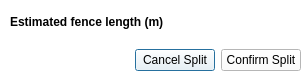
<?xml version="1.0" encoding="UTF-8"?>
<ui version="4.0">
    <class>SplitPaddockDialogBase</class>
    <widget class="QDialog" name="SplitPaddockDialogBase">
        <property name="geometry">
            <rect>
                <x>0</x>
                <y>0</y>
                <width>308</width>
                <height>76</height>
            </rect>
        </property>
        <property name="windowTitle">
            <string>Split Paddock</string>
        </property>
        <property name="windowOpacity">
            <double>0.800000000000000</double>
        </property>
        <property name="styleSheet">
            <string notr="true">background-color: rgb(255, 255, 255);</string>
        </property>
        <widget class="QWidget" name="verticalLayoutWidget">
            <property name="geometry">
                <rect>
                    <x>10</x>
                    <y>0</y>
                    <width>291</width>
                    <height>71</height>
                </rect>
            </property>
            <layout class="QVBoxLayout" name="verticalLayout">
                <item>
                    <layout class="QHBoxLayout" name="horizontalLayout">
                        <item>
                            <widget class="QLabel" name="fenceLengthLabel">
                                <property name="font">
                                    <font>
                                        <weight>75</weight>
                                        <bold>true</bold>
                                    </font>
                                </property>
                                <property name="text">
                                    <string>Estimated fence length (m)</string>
                                </property>
                            </widget>
                        </item>
                        <item>
                            <widget class="QLabel" name="fenceLengthText">
                                <property name="text">
                                    <string notr="true"/>
                                </property>
                                <property name="alignment">
                                    <set>Qt::AlignRight|Qt::AlignTrailing|Qt::AlignVCenter</set>
                                </property>
                            </widget>
                        </item>
                    </layout>
                </item>
                <item>
                    <layout class="QHBoxLayout" name="horizontalLayout_2">
                        <item>
                            <spacer name="horizontalSpacer">
                                <property name="orientation">
                                    <enum>Qt::Horizontal</enum>
                                </property>
                                <property name="sizeHint" stdset="0">
                                    <size>
                                        <width>40</width>
                                        <height>20</height>
                                    </size>
                                </property>
                            </spacer>
                        </item>
                        <item>
                            <widget class="QPushButton" name="cancelSplitButton">
                                <property name="styleSheet">
                                    <string notr="true"/>
                                </property>
                                <property name="text">
                                    <string>Cancel Split</string>
                                </property>
                            </widget>
                        </item>
                        <item>
                            <widget class="QPushButton" name="confirmSplitButton">
                                <property name="text">
                                    <string>Confirm Split</string>
                                </property>
                            </widget>
                        </item>
                    </layout>
                </item>
            </layout>
        </widget>
    </widget>
    <resources/>
    <connections/>
</ui>
